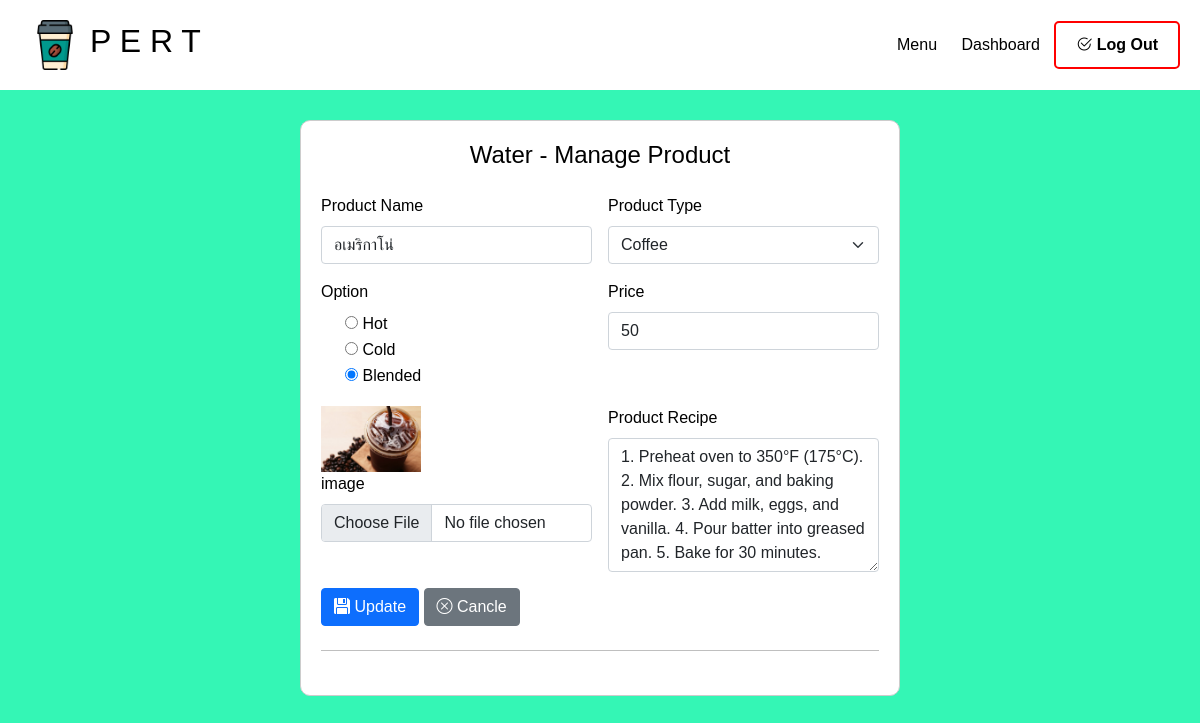
The app's page /Managerphp/water_config.php?id=1 (signed in) with its own data.
### tables this page shows
CREATE TABLE `water_menu` (
  `w_menuID` int(10) NOT NULL,
  `w_menuName` varchar(255) NOT NULL,
  `w_waterType` varchar(255) NOT NULL,
  `w_HotColdBlended` varchar(4) NOT NULL,
  `w_price` int(3) NOT NULL,
  `w_picture` varchar(255) NOT NULL
);

CREATE TABLE `recipe_of_water` (
  `rec_menuID` int(10) NOT NULL,
  `rec_description` varchar(500) DEFAULT NULL
);

### Managerphp/water_config.php (the view, shortened to what this page needs)
<?php
include '../condb/database.php';
$result = [
    'w_menuID' => '',
    'w_menuName' => '',
    'w_waterType' => '',
    'w_HotColdBlended' => '',
    'w_price' => '',
    'w_picture' => '',
];
if (!empty($_GET['id'])) {
    $query_product = mysqli_query($conn, "SELECT * FROM water_menu WHERE w_menuID = '{$_GET['id']}'");
    $result = mysqli_fetch_assoc($query_product);
    $recipe_query = mysqli_query($conn, "SELECT * FROM recipe_of_water WHERE rec_menuID = '{$_GET['id']}'");
    $recipe = mysqli_fetch_assoc($recipe_query);
}
?>
<!DOCTYPE html>
<html lang="en">
<head>
    <link href="https://cdn.jsdelivr.net/npm/bootstrap@5.0.2/dist/css/bootstrap.min.css" rel="stylesheet">
    <link rel="stylesheet" href="https://cdn.jsdelivr.net/npm/bootstrap-icons@1.11.3/font/bootstrap-icons.min.css">
    <link rel="stylesheet" href="../css/add_styles.css">
</head>
<body>
    <div class="nav">
        <div class="logo-container">
            <a href="#"><img src="../image/coffee-cup.png" class="logo" /></a>
            <h2>P E R T</h2>
        </div>
        <div class="links">
            <a href="index.php">Menu</a>
            <a href="#">Dashboard</a>
            <button id="LogoutBtn"><i class="bi bi-check2-circle"></i> Log Out</button>
        </div>
    </div>
    <div class="container">
        <div class="row justify-content-center">
            <div class="col-md-8 col-sm-12">
                <div class="form-container">
                    <h4 class="text-center mb-4">Water - Manage Product</h4>
                    <form action="../condb/water-configdb.php" method="post" enctype="multipart/form-data">
                        <div class="row g-3 mb-3">
                            <div class="col-sm-6">
                                <label class="form-label">Product Name</label>
                                <input type="text" name="product_name" class="form-control" value="<?php echo $result['w_menuName']; ?>">
                            </div>
                            <div class="col-sm-6">
                                <label class="form-label">Product Type</label>
                                <select name="product_type" class="form-select">
                                    <option value="coffee" <?php echo ($result['w_waterType'] == 'coffee') ? 'selected' : ''; ?>>Coffee</option>
                                </select>
                            </div>
                            <div class="col-sm-6">
                                <label class="form-label">Option</label>
                                <div class="form-check">
                                    <input type="radio" id="hot" name="temperature" value="Hot" <?php echo ($result['w_HotColdBlended'] == 'Hot') ? 'checked' : ''; ?>>
                                    <label for="hot">Hot</label><br>
                                </div>
                                <div class="form-check">
                                    <input type="radio" id="cold" name="temperature" value="Cold" <?php echo ($result['w_HotColdBlended'] == 'Cold') ? 'checked' : ''; ?>>
                                    <label for="cold">Cold</label><br>
                                </div>
                                <div class="form-check">
                                    <input type="radio" id="blended" name="temperature" value="Blen" <?php echo ($result['w_HotColdBlended'] == 'Blen') ? 'checked' : ''; ?>>
                                    <label for="blended">Blended</label><br>
                                </div>
                            </div>
                            <div class="col-sm-6">
                                <label class="form-label">Price</label>
                                <input type="text" name="price" class="form-control" value="<?php echo $result['w_price']; ?>">
                            </div>
                            <div class="col-sm-6">
                                <div>
                                    <?php if (!empty($result['w_picture'])) : ?>
                                        <img src="../image/menu/Water/<?php echo $result['w_picture']; ?>" width="100" alt="Product Image">
                                    <?php endif; ?>
                                </div>
                                <label for="formfile" class="form-label">image</label>
                                <input type="file" name="profile_image" class="form-control" accept="image/png, image/jpg, image/jpeg">
                            </div>
                            <div class="col-sm-6">
                                <label class="form-label">Product Recipe</label>
                                <?php if(!empty($_GET['id'])): ?>
                                    <textarea name="Recipe" class="form-control" cols="30" rows="5"><?php echo $recipe['rec_description']; ?></textarea>
                                <?php else: ?>
                                    <textarea name="Recipe" class="form-control" cols="30" rows="5"></textarea>
                                <?php endif; ?>
                            </div>
                        </div>
                        <?php if (empty($result['w_menuID'])) : ?>
                            <button type="submit" class="btn btn-primary"><i class="bi bi-floppy-fill"></i> Create</button>
                        <?php else : ?>
                            <button type="submit" class="btn btn-primary"><i class="bi bi-floppy-fill"></i> Update</button>
                        <?php endif; ?>
                        <a role="button" class="btn btn-secondary" href="index.php"><i class="bi bi-x-circle"></i> Cancle </a>
                        <hr class="my-4">
                    </form>
                </div>
            </div>
        </div>
    </div>
</body>
</html>

### css/add_styles.css (style rules this page uses)
body { background-color: #34f6b5; color: black; font-family: Arial, sans-serif; }
.container { max-width: 1200px; margin: 0 auto; }
.nav { background-color: white; display: flex; align-items: center; justify-content: space-between; padding: 20px; }
.nav a { color: black; text-decoration: none; margin: 0 10px; }
.nav button { border: none; background-color: green; color: black; padding: 10px 20px; border-radius: 5px; cursor: pointer; }
.logo-container { display: flex; align-items: center; }
.logo { max-width: 50px; max-height: 50px; }
.links button { border: 2px solid red; background-color: transparent; color: black; padding: 10px 20px; border-radius: 5px; cursor: pointer; font-weight: bold; transition: background-color 0.3s, border-color 0.3s; }

### Managerphp/water_config.php (style rules this page uses)
.form-container { background-color: white; border: 1px solid #ccc; border-radius: 10px; padding: 20px; max-width: 600px; margin: auto; margin-top: 30px; }

### records on screen
water_menu: product_name "อเมริกาโน่", product_type "Coffee", w_HotColdBlended "☐ Hot", w_HotColdBlended "☐ Cold", w_HotColdBlended "☑ Blended", price "50", w_picture (picture)
recipe_of_water: Recipe "1. Preheat oven to 350°F (175°C). 2. Mix flour, sugar, and baking powder. 3. Add milk, eggs, and vanilla. 4. Pour batter into greased pan. 5. Bake for 30 minutes."
